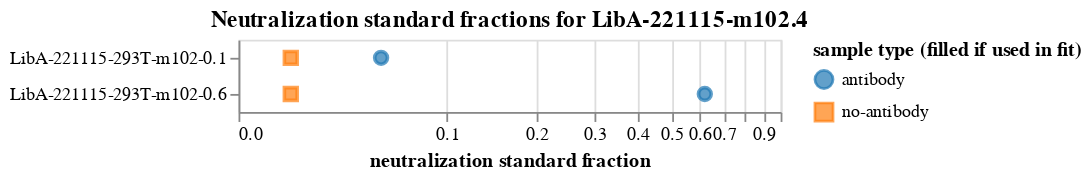

Notebook source saved alongside this figure:
### Markdown cell above
Plot the neutralization standard fractions for each sample:

### Code cell
neut_standard_fracs_chart = (
    alt.Chart(
        neut_standard_fracs.rename(
            columns={"antibody_frac": "antibody", "no-antibody_frac": "no-antibody"}
        ).melt(
            id_vars=["sample", "use_in_fit", "concentration"],
            value_vars=["antibody", "no-antibody"],
            var_name="sample type",
            value_name="neutralization standard fraction",
        )
    )
    .encode(
        x=alt.X(
            "neutralization standard fraction",
            scale=alt.Scale(type="symlog", constant=0.04, domainMax=1),
        ),
        y=alt.Y("sample", sort=alt.SortField("concentration"), title=None),
        shape=alt.Shape("sample type", title="sample type (filled if used in fit)"),
        stroke=alt.Color(
            "sample type", scale=alt.Scale(range=["#1F77B4FF", "#FF7F0EFF"])
        ),
        color=alt.Color(
            "sample type", scale=alt.Scale(range=["#1F77B4FF", "#FF7F0EFF"])
        ),
        fillOpacity=alt.Opacity(
            "use_in_fit",
            scale=alt.Scale(domain=[True, False], range=[1, 0]),
        ),
        tooltip=[
            "sample",
            alt.Tooltip("concentration", format=".3g"),
            alt.Tooltip("neutralization standard fraction", format=".3g"),
        ],
    )
    .mark_point(filled=True, size=50)
    .configure_axis(labelLimit=500)
    .properties(title=f"Neutralization standard fractions for {selection}")
)

neut_standard_fracs_chart

### Figure 1 — Vega-Lite specification as saved in the notebook (floating-point values rounded to 4 significant figures)
{"config": {"view": {"continuousWidth": 300, "continuousHeight": 300}, "axis": {"labelLimit": 500}}, "data": {"name": "data-ca6d89cbe535c9c9fc576ed11e297cb5"}, "mark": {"type": "point", "filled": true, "size": 50}, "encoding": {"color": {"field": "sample type", "scale": {"range": ["#1F77B4FF", "#FF7F0EFF"]}, "type": "nominal"}, "fillOpacity": {"field": "use_in_fit", "scale": {"domain": [true, false], "range": [1, 0]}, "type": "nominal"}, "shape": {"field": "sample type", "title": "sample type (filled if used in fit)", "type": "nominal"}, "stroke": {"field": "sample type", "scale": {"range": ["#1F77B4FF", "#FF7F0EFF"]}, "type": "nominal"}, "tooltip": [{"field": "sample", "type": "nominal"}, {"field": "concentration", "format": ".3g", "type": "quantitative"}, {"field": "neutralization standard fraction", "format": ".3g", "type": "quantitative"}], "x": {"field": "neutralization standard fraction", "scale": {"constant": 0.04, "domainMax": 1, "type": "symlog"}, "type": "quantitative"}, "y": {"field": "sample", "sort": {"field": "concentration"}, "title": null, "type": "nominal"}}, "title": "Neutralization standard fractions for LibA-221115-m102.4", "$schema": "https://vega.github.io/schema/vega-lite/v5.8.0.json", "datasets": {"data-ca6d89cbe535c9c9fc576ed11e297cb5": [{"sample": "LibA-221115-293T-m102-0.1", "use_in_fit": true, "concentration": 0.1, "sample type": "antibody", "neutralization standard fraction": 0.05422}, {"sample": "LibA-221115-293T-m102-0.6", "use_in_fit": true, "concentration": 0.6, "sample type": "antibody", "neutralization standard fraction": 0.6194}, {"sample": "LibA-221115-293T-m102-0.1", "use_in_fit": true, "concentration": 0.1, "sample type": "no-antibody", "neutralization standard fraction": 0.01476}, {"sample": "LibA-221115-293T-m102-0.6", "use_in_fit": true, "concentration": 0.6, "sample type": "no-antibody", "neutralization standard fraction": 0.01476}]}}
